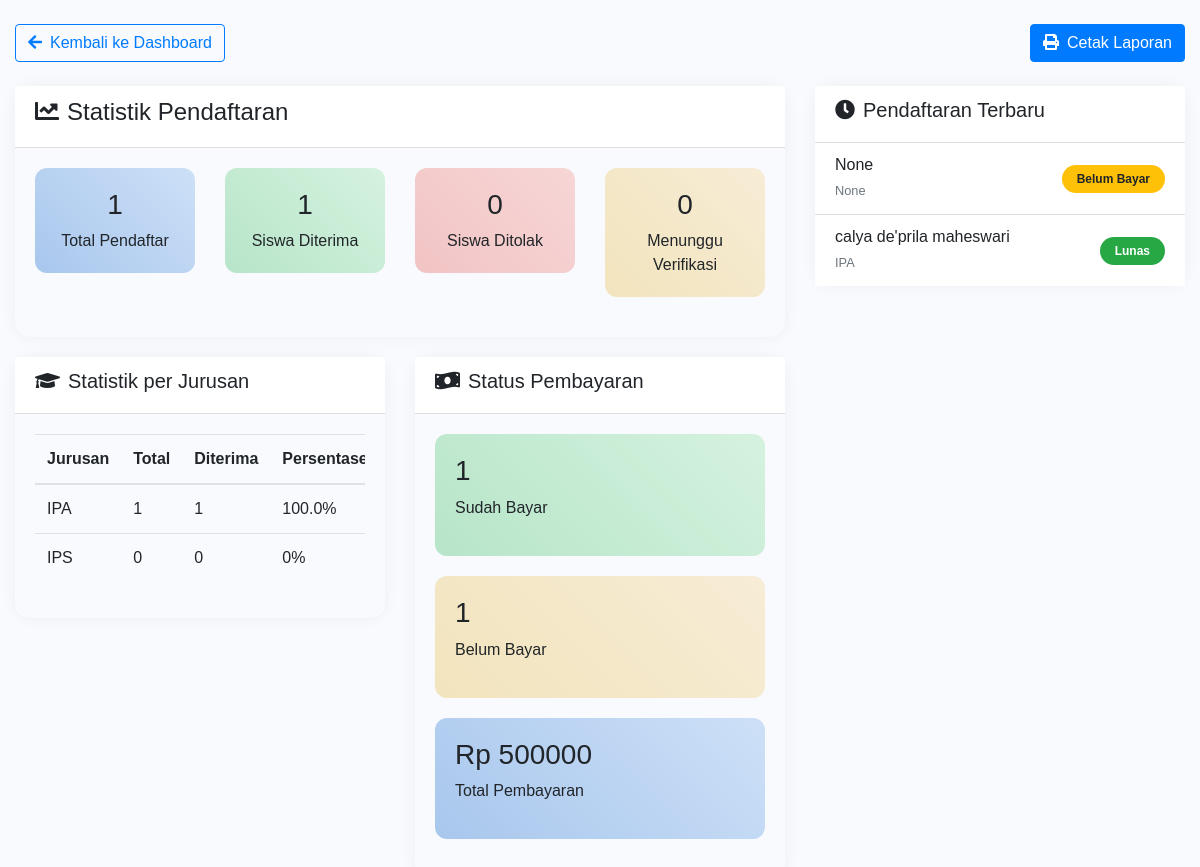
The app's page /admin/report with its own data.
### models.py (models this page shows, shortened)
class User(UserMixin, db.Model):
    __tablename__ = 'user'
    id = db.Column(db.Integer, primary_key=True)
    username = db.Column(db.String(80), unique=True, nullable=False)
    password = db.Column(db.String(120), nullable=False)
    role = db.Column(db.String(20), nullable=False, default='user')
    status = db.Column(db.String(20), nullable=False, default='pending')
    full_name = db.Column(db.String(100))
    phone = db.Column(db.String(20))
    address = db.Column(db.String(200))
    jurusan = db.Column(db.String(50))
    payment_status = db.Column(db.String(20), default='unpaid')  # unpaid/pending/paid
    payment_proof = db.Column(db.String(200))
    bank_name = db.Column(db.String(50))
    sender_name = db.Column(db.String(100))
    bukti_pembayaran = db.Column(db.String(200))
    ijasah = db.Column(db.String(200))
    foto_diri = db.Column(db.String(200))
    tempat_lahir = db.Column(db.String(200))
    asal_sekolah = db.Column(db.String(200))
    nama_ayah = db.Column(db.String(100))
    pekerjaan_ayah = db.Column(db.String(100))
    nama_ibu = db.Column(db.String(100))
    pekerjaan_ibu = db.Column(db.String(100))
    gender = db.Column(db.String(20))
    agama = db.Column(db.String(20))

### factory.py (the view)
    @app.route('/admin/report')
    def admin_report():
        from models import User
        users = User.query.filter(User.role != 'admin').all()
        siswa_diterima = User.query.filter_by(status='accepted').all()
        total_sudah_bayar = User.query.filter_by(payment_status='paid').count()
        total_belum_bayar = User.query.filter_by(status='accepted').filter(
            (User.payment_status != 'paid') | (User.payment_status == None)
        ).count()
        jurusan_stats = []
        for jurusan in ['IPA', 'IPS']:  # Remove 'Bahasa' and 'Teknik'
            total = User.query.filter_by(jurusan=jurusan).count()
            diterima = User.query.filter_by(jurusan=jurusan, status='accepted').count()
            jurusan_stats.append({
                'nama': jurusan,
                'total': total,
                'diterima': diterima
            })
        return render_template('admin_report.html',
            total_pendaftar=len(users),
            total_diterima=len([u for u in users if u.status == 'accepted']),
            total_ditolak=len([u for u in users if u.status == 'rejected']),
            total_pending=len([u for u in users if u.status == 'pending']),
            siswa_diterima=siswa_diterima,
            jurusan_stats=jurusan_stats,
            total_sudah_bayar=total_sudah_bayar,
            total_belum_bayar=total_belum_bayar,
            total_pembayaran=total_sudah_bayar * 500000
        )

### templates/admin_report.html (shortened to what this page needs)
<!DOCTYPE html>
<html>
<head>
    <link href="https://maxcdn.bootstrapcdn.com/bootstrap/4.5.2/css/bootstrap.min.css" rel="stylesheet">
    <link href="https://cdnjs.cloudflare.com/ajax/libs/font-awesome/5.15.4/css/all.min.css" rel="stylesheet">
</head>
<body>
    <div class="container-fluid mt-4">
        <div class="mb-4">
            <a href="{{ url_for('admin_dashboard') }}" class="btn btn-outline-primary">
                <i class="fas fa-arrow-left mr-2"></i>Kembali ke Dashboard
            </a>
            <button onclick="window.print()" class="btn btn-primary float-right">
                <i class="fas fa-print mr-2"></i>Cetak Laporan
            </button>
        </div>
        <div class="row">
            <div class="col-md-8">
                <div class="report-card">
                    <div class="card-header bg-white">
                        <h4><i class="fas fa-chart-line mr-2"></i>Statistik Pendaftaran</h4>
                    </div>
                    <div class="card-body">
                        <div class="row">
                            <div class="col-md-3">
                                <div class="stat-card primary text-center">
                                    <h3>{{ total_pendaftar }}</h3>
                                    <p class="mb-0">Total Pendaftar</p>
                                </div>
                            </div>
                            <div class="col-md-3">
                                <div class="stat-card success text-center">
                                    <h3>{{ total_diterima }}</h3>
                                    <p class="mb-0">Siswa Diterima</p>
                                </div>
                            </div>
                            <div class="col-md-3">
                                <div class="stat-card danger text-center">
                                    <h3>{{ total_ditolak }}</h3>
                                    <p class="mb-0">Siswa Ditolak</p>
                                </div>
                            </div>
                            <div class="col-md-3">
                                <div class="stat-card warning text-center">
                                    <h3>{{ total_pending }}</h3>
                                    <p class="mb-0">Menunggu Verifikasi</p>
                                </div>
                            </div>
                        </div>
                    </div>
                </div>
                <div class="row">
                    <div class="col-md-6">
                        <div class="report-card">
                            <div class="card-header bg-white">
                                <h5><i class="fas fa-graduation-cap mr-2"></i>Statistik per Jurusan</h5>
                            </div>
                            <div class="card-body">
                                <div class="table-responsive">
                                    <table class="table">
                                        <thead>
                                            <tr>
                                                <th>Jurusan</th>
                                                <th>Total</th>
                                                <th>Diterima</th>
                                                <th>Persentase</th>
                                            </tr>
                                        </thead>
                                        <tbody>
                                            {% for jurusan in jurusan_stats %}
                                            <tr>
                                                <td>{{ jurusan.nama }}</td>
                                                <td>{{ jurusan.total }}</td>
                                                <td>{{ jurusan.diterima }}</td>
                                                <td>
                                                    {% if jurusan.total > 0 %}
                                                        {{ (jurusan.diterima / jurusan.total * 100) | round(1) }}%
                                                    {% else %}
                                                        0%
                                                    {% endif %}
                                                </td>
                                            </tr>
                                            {% endfor %}
                                        </tbody>
                                    </table>
                                </div>
                            </div>
                        </div>
                    </div>
                    <div class="col-md-6">
                        <div class="report-card">
                            <div class="card-header bg-white">
                                <h5><i class="fas fa-money-bill-wave mr-2"></i>Status Pembayaran</h5>
                            </div>
                            <div class="card-body">
                                <div class="stat-card success">
                                    <h3>{{ total_sudah_bayar }}</h3>
                                    <p>Sudah Bayar</p>
                                </div>
                                <div class="stat-card warning">
                                    <h3>{{ total_belum_bayar }}</h3>
                                    <p>Belum Bayar</p>
                                </div>
                                <div class="stat-card primary">
                                    <h3>Rp {{ total_pembayaran }}</h3>
                                    <p>Total Pembayaran</p>
                                </div>
                            </div>
                        </div>
                    </div>
                </div>
            </div>
            <div class="col-md-4">
                <div class="report-card">
                    <div class="card-header bg-white">
                        <h5><i class="fas fa-clock mr-2"></i>Pendaftaran Terbaru</h5>
                    </div>
                    <div class="card-body p-0">
                        <div class="list-group list-group-flush">
                            {% for siswa in siswa_diterima[:5] %}
                            <div class="list-group-item">
                                <div class="d-flex justify-content-between align-items-center">
                                    <div>
                                        <h6 class="mb-1">{{ siswa.full_name }}</h6>
                                        <small class="text-muted">{{ siswa.jurusan }}</small>
                                    </div>
                                    <span class="badge badge-{{ 'success' if siswa.payment_status == 'paid' else 'warning' }}">
                                        {{ 'Lunas' if siswa.payment_status == 'paid' else 'Belum Bayar' }}
                                    </span>
                                </div>
                            </div>
                            {% endfor %}
                        </div>
                    </div>
                </div>
            </div>
        </div>
    </div>
</body>
</html>

### templates/admin_report.html (style rules this page uses)
:root { --primary: #a8c7ed; --success: #b7e5c9; --warning: #f2e4bd; --danger: #f2c4c4; --info: #bde5f2; }
body { background: #f8fafd; font-family: 'Poppins', sans-serif; }
.report-card { border: none; border-radius: 15px; box-shadow: 0 0 15px rgba(0,0,0,0.05); margin-bottom: 20px; }
.stat-card { border-radius: 12px; padding: 20px; margin-bottom: 20px; transition: all 0.3s ease; }
.stat-card.primary { background: linear-gradient(45deg, var(--primary), #cde0f7); }
.stat-card.success { background: linear-gradient(45deg, var(--success), #d5f2df); }
.stat-card.warning { background: linear-gradient(45deg, var(--warning), #f7ecd6); }
.stat-card.danger { background: linear-gradient(45deg, var(--danger), #f7d6d6); }
.badge { padding: 8px 15px; border-radius: 50px; }

### records on screen
User: full_name "None", jurusan "None", payment_status "Belum Bayar"
User: full_name "calya de'prila maheswari", jurusan "IPA", payment_status "Lunas"

### other values on screen
{{ total_pendaftar }} "1"
{{ total_diterima }} "1"
{{ total_ditolak }} "0"
{{ total_pending }} "0"
{{ jurusan.nama }} "IPA" "IPS"
{{ jurusan.total }} "1" "0"
{{ jurusan.diterima }} "1" "0"
{{ (jurusan.diterima / jurusan.total * 100) | round(1) }} "100.0"
{{ total_sudah_bayar }} "1"
{{ total_belum_bayar }} "1"
{{ total_pembayaran }} "500000"
